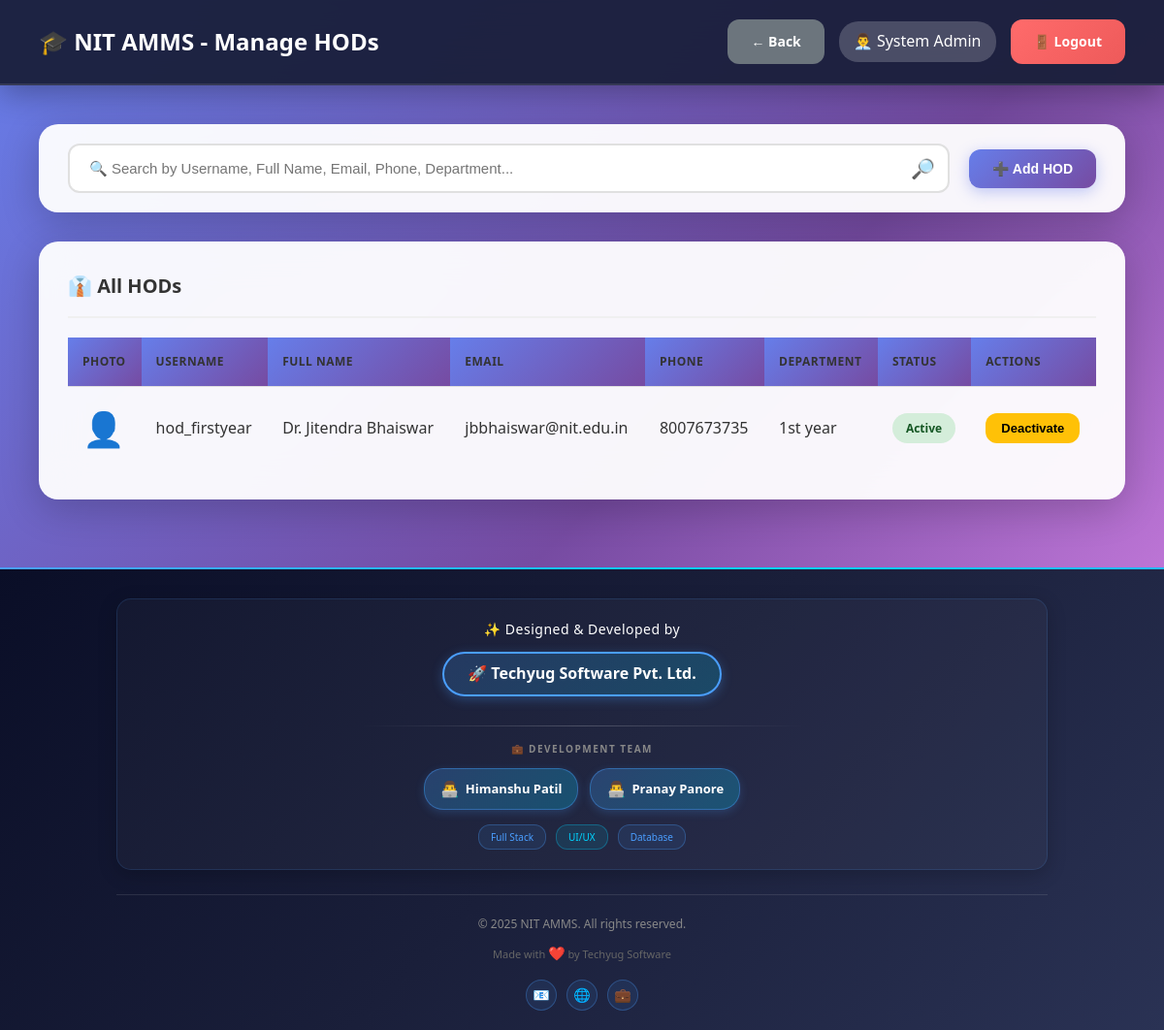
Page /admin/manage_hod.php (signed in) on the committed database.
### tables this page shows
CREATE TABLE `users` (
  `id` int(11) NOT NULL,
  `username` varchar(50) NOT NULL,
  `password` varchar(255) NOT NULL,
  `full_name` varchar(100) NOT NULL,
  `email` varchar(100) NOT NULL,
  `phone` varchar(15) DEFAULT NULL,
  `photo` varchar(255) DEFAULT NULL,
  `role` enum('admin','hod','teacher') NOT NULL,
  `department_id` int(11) DEFAULT NULL,
  `is_active` tinyint(1) DEFAULT 1,
  `created_at` timestamp NOT NULL DEFAULT current_timestamp()
);

CREATE TABLE `departments` (
  `id` int(11) NOT NULL,
  `dept_name` varchar(100) NOT NULL,
  `dept_code` varchar(20) NOT NULL,
  `hod_id` int(11) DEFAULT NULL,
  `created_at` timestamp NOT NULL DEFAULT current_timestamp()
);

### db.php (called while the page is built, shortened)
<?php
$conn = new mysqli(DB_HOST, DB_USER, DB_PASS, DB_NAME);
$conn->set_charset("utf8mb4");
$conn->query("SET time_zone = '+05:30'");
function isLoggedIn() {
    return isset($_SESSION['user_id']) && isset($_SESSION['role']);
}
function getCurrentUser() {
    global $conn;
    $user_id = $_SESSION['user_id'];
    $role = $_SESSION['role'];
    if ($role === 'student') {
        $query = "SELECT * FROM students WHERE id = ?";
    } elseif ($role === 'parent') {
        $query = "SELECT * FROM parents WHERE id = ?";
    } else {
        $query = "SELECT * FROM users WHERE id = ?";
    }
    $stmt = $conn->prepare($query);
    $stmt->bind_param("i", $user_id);
    $stmt->execute();
    $result = $stmt->get_result();
    return $result->fetch_assoc();
}
?>

### admin/manage_hod.php (the view, shortened to what this page needs)
<?php
require_once '../db.php';
$user = getCurrentUser();
$hods_query = "SELECT u.*, d.dept_name
               FROM users u
               LEFT JOIN departments d ON u.department_id = d.id
               WHERE u.role = 'hod'
               ORDER BY u.full_name";
$hods = $conn->query($hods_query);
?>
<!DOCTYPE html>
<html lang="en">
<head>
    <link rel="stylesheet" href="../assets/style.css">
</head>
<body>
    <nav class="navbar">
        <div>
            <h1>🎓 NIT AMMS - Manage HODs</h1>
        </div>
        <div class="user-info">
            <a href="index.php" class="btn btn-secondary">← Back</a>
            <span>👨‍💼 <?php echo htmlspecialchars($user['full_name']); ?></span>
            <a href="../logout.php" class="btn btn-danger">🚪 Logout</a>
        </div>
    </nav>
    <div class="main-content">
        <div class="search-bar-container">
            <div class="search-wrapper">
                <input type="text" id="searchInput" placeholder="🔍 Search by Username, Full Name, Email, Phone, Department...">
                <span class="search-icon">🔎</span>
            </div>
            <button class="btn btn-primary" onclick="openModal()">➕ Add HOD</button>
        </div>
        <div class="table-container">
            <h3 style="margin-bottom: 20px; font-size: 20px; color: #333;">👔 All HODs</h3>
            <table id="hodsTable">
                <thead>
                    <tr>
                        <th>Photo</th>
                        <th>Username</th>
                        <th>Full Name</th>
                        <th>Email</th>
                        <th>Phone</th>
                        <th>Department</th>
                        <th>Status</th>
                        <th>Actions</th>
                    </tr>
                </thead>
                <tbody>
                    <?php
                    $hods->data_seek(0);
                    while ($hod = $hods->fetch_assoc()):
                        $photo_exists = false;
                        $photo_src = '';
                    ?>
                    <tr>
                        <td>
                            <?php if ($photo_exists): ?>
                                <img src="<?php echo $photo_src; ?>"
                                     alt="Photo" class="profile-photo"
                                     onerror="this.style.display='none'; this.nextElementSibling.style.display='inline';">
                                <span style="font-size: 35px; display: none;">👤</span>
                            <?php else: ?>
                                <span style="font-size: 35px;">👤</span>
                            <?php endif; ?>
                        </td>
                        <td><?php echo htmlspecialchars($hod['username']); ?></td>
                        <td><?php echo htmlspecialchars($hod['full_name']); ?></td>
                        <td><?php echo htmlspecialchars($hod['email']); ?></td>
                        <td><?php echo htmlspecialchars($hod['phone']); ?></td>
                        <td><?php echo htmlspecialchars($hod['dept_name'] ?? 'Not Assigned'); ?></td>
                        <td>
                            <?php if ($hod['is_active']): ?>
                                <span class="badge badge-success">Active</span>
                            <?php else: ?>
                                <span class="badge badge-danger">Inactive</span>
                            <?php endif; ?>
                        </td>
                        <td>
                            <form method="POST" style="display:inline;">
                                <button type="submit" name="toggle_status" class="btn btn-warning btn-sm">
                                    <?php echo $hod['is_active'] ? 'Deactivate' : 'Activate'; ?>
                                </button>
                            </form>
                        </td>
                    </tr>
                    <?php endwhile; ?>
                </tbody>
            </table>
        </div>
    </div>
    <div style="background: linear-gradient(135deg, #0a0e27 0%, #1a1f3a 50%, #2a3254 100%); position: relative; overflow: hidden;">
        <div style="height: 2px; background: linear-gradient(90deg, #4a9eff, #00d4ff, #4a9eff, #00d4ff); background-size: 200% 100%;"></div>
        <div style="max-width: 1000px; margin: 0 auto; padding: 30px 20px 20px;">
            <div style="background: rgba(255, 255, 255, 0.03); padding: 20px 20px; border-radius: 15px; border: 1px solid rgba(74, 158, 255, 0.15); text-align: center; box-shadow: 0 5px 20px rgba(0, 0, 0, 0.2);">
                <p style="color: #ffffff; font-size: 14px; margin: 0 0 12px; font-weight: 500; letter-spacing: 0.5px; font-family: 'Segoe UI', Tahoma, Geneva, Verdana, sans-serif;">✨ Designed & Developed by</p>
                <a href="https://himanshufullstackdeveloper.github.io/techyugsoftware/" style="display: inline-block; color: #ffffff; font-size: 16px; font-weight: 700; text-decoration: none; padding: 8px 24px; border: 2px solid #4a9eff; border-radius: 30px; background: linear-gradient(135deg, rgba(74, 158, 255, 0.2), rgba(0, 212, 255, 0.2)); box-shadow: 0 3px 12px rgba(74, 158, 255, 0.3); margin-bottom: 15px; font-family: 'Segoe UI', Tahoma, Geneva, Verdana, sans-serif;">
                    🚀 Techyug Software Pvt. Ltd.
                </a>
                <div style="width: 50%; height: 1px; background: linear-gradient(90deg, transparent, rgba(255, 255, 255, 0.2), transparent); margin: 15px auto;"></div>
                <p style="color: #888; font-size: 10px; margin: 0 0 12px; text-transform: uppercase; letter-spacing: 1.5px; font-weight: 600; font-family: 'Segoe UI', Tahoma, Geneva, Verdana, sans-serif;">💼 Development Team</p>
                <div style="display: flex; justify-content: center; gap: 12px; flex-wrap: wrap; margin-top: 12px;">
                    <a href="https://himanshufullstackdeveloper.github.io/portfoilohimanshu/" style="color: #ffffff; font-size: 13px; text-decoration: none; padding: 8px 16px; background: linear-gradient(135deg, rgba(74, 158, 255, 0.25), rgba(0, 212, 255, 0.25)); border-radius: 20px; border: 1px solid rgba(74, 158, 255, 0.4); display: inline-flex; align-items: center; gap: 6px; box-shadow: 0 3px 10px rgba(74, 158, 255, 0.2); font-family: 'Segoe UI', Tahoma, Geneva, Verdana, sans-serif;">
                        <span style="font-size: 16px;">👨‍💻</span>
                        <span style="font-weight: 600;">Himanshu Patil</span>
                    </a>
                    <a href="https://devpranaypanore.github.io/Pranaypanore-live-.html/" style="color: #ffffff; font-size: 13px; text-decoration: none; padding: 8px 16px; background: linear-gradient(135deg, rgba(74, 158, 255, 0.25), rgba(0, 212, 255, 0.25)); border-radius: 20px; border: 1px solid rgba(74, 158, 255, 0.4); display: inline-flex; align-items: center; gap: 6px; box-shadow: 0 3px 10px rgba(74, 158, 255, 0.2); font-family: 'Segoe UI', Tahoma, Geneva, Verdana, sans-serif;">
                        <span style="font-size: 16px;">👨‍💻</span>
                        <span style="font-weight: 600;">Pranay Panore</span>
                    </a>
                </div>
                <div style="margin-top: 15px; display: flex; justify-content: center; gap: 10px; flex-wrap: wrap;">
                    <span style="color: #4a9eff; font-size: 10px; padding: 4px 12px; background: rgba(74, 158, 255, 0.1); border-radius: 12px; border: 1px solid rgba(74, 158, 255, 0.3); font-family: 'Segoe UI', Tahoma, Geneva, Verdana, sans-serif;">Full Stack</span>
                    <span style="color: #00d4ff; font-size: 10px; padding: 4px 12px; background: rgba(0, 212, 255, 0.1); border-radius: 12px; border: 1px solid rgba(0, 212, 255, 0.3); font-family: 'Segoe UI', Tahoma, Geneva, Verdana, sans-serif;">UI/UX</span>
                    <span style="color: #4a9eff; font-size: 10px; padding: 4px 12px; background: rgba(74, 158, 255, 0.1); border-radius: 12px; border: 1px solid rgba(74, 158, 255, 0.3); font-family: 'Segoe UI', Tahoma, Geneva, Verdana, sans-serif;">Database</span>
                </div>
            </div>
            <div style="margin-top: 25px; padding-top: 20px; border-top: 1px solid rgba(255, 255, 255, 0.1); text-align: center;">
                <p style="color: #888; font-size: 12px; margin: 0 0 10px; font-family: 'Segoe UI', Tahoma, Geneva, Verdana, sans-serif;">© 2025 NIT AMMS. All rights reserved.</p>
                <p style="color: #666; font-size: 11px; margin: 0; font-family: 'Segoe UI', Tahoma, Geneva, Verdana, sans-serif;">
                    Made with <span style="color: #ff4757; font-size: 14px;">❤️</span> by Techyug Software
                </p>
                <div style="margin-top: 15px; display: flex; justify-content: center; gap: 10px;">
                    <a href="#" style="width: 32px; height: 32px; display: inline-flex; align-items: center; justify-content: center; background: rgba(74, 158, 255, 0.1); border: 1px solid rgba(74, 158, 255, 0.3); border-radius: 50%; color: #4a9eff; text-decoration: none; font-size: 14px;">📧</a>
                    <a href="#" style="width: 32px; height: 32px; display: inline-flex; align-items: center; justify-content: center; background: rgba(74, 158, 255, 0.1); border: 1px solid rgba(74, 158, 255, 0.3); border-radius: 50%; color: #4a9eff; text-decoration: none; font-size: 14px;">🌐</a>
                    <a href="#" style="width: 32px; height: 32px; display: inline-flex; align-items: center; justify-content: center; background: rgba(74, 158, 255, 0.1); border: 1px solid rgba(74, 158, 255, 0.3); border-radius: 50%; color: #4a9eff; text-decoration: none; font-size: 14px;">💼</a>
                </div>
            </div>
        </div>
    </div>
</body>
</html>

### assets/style.css (style rules this page uses)
* { margin: 0; padding: 0; box-sizing: border-box; }
body { font-family: 'Segoe UI', Tahoma, Geneva, Verdana, sans-serif; background: linear-gradient(135deg, #667eea 0%, #764ba2 50%, #f093fb 100%); color: #333; line-height: 1.6; }
.btn { padding: 12px 24px; border: none; border-radius: 10px; font-size: 14px; font-weight: 600; cursor: pointer; transition: all 0.3s ease; text-decoration: none; display: inline-block; text-align: center; }
.btn-primary { background: linear-gradient(135deg, #667eea 0%, #764ba2 100%); color: white; }
.btn-danger { background: #dc3545; color: white; }
.btn-warning { background: #ffc107; color: #212529; }
.btn-secondary { background: #6c757d; color: white; }
.btn-sm { padding: 6px 12px; font-size: 12px; }
.navbar { background: linear-gradient(135deg, #667eea 0%, #764ba2 100%); color: white; padding: 20px 30px; display: flex; justify-content: space-between; align-items: center; box-shadow: 0 2px 10px rgba(0, 0, 0, 0.1); position: sticky; top: 0; z-index: 100; }
.navbar h1 { font-size: 24px; font-weight: 600; }
.navbar .user-info { display: flex; align-items: center; gap: 15px; }
.navbar .user-info span { background: rgba(255, 255, 255, 0.2); padding: 8px 15px; border-radius: 20px; }
.main-content { padding: 30px; max-width: 1400px; margin: 0 auto; }
.main-content h3 { margin-bottom: 20px; color: #333; font-size: 20px; }
.table-container { background: white; border-radius: 15px; padding: 25px; box-shadow: 0 2px 10px rgba(0, 0, 0, 0.08); overflow-x: auto; margin-bottom: 30px; }
.table-container h3 { margin-bottom: 20px; color: #333; font-size: 20px; padding-bottom: 15px; border-bottom: 2px solid #f0f0f0; }
table { width: 100%; border-collapse: collapse; }
table thead { background: #f8f9fa; }
table th, table td { padding: 15px; text-align: left; border-bottom: 1px solid #e0e0e0; }
table th { font-weight: 600; color: #333; text-transform: uppercase; font-size: 12px; letter-spacing: 0.5px; }
table tr:last-child td { border-bottom: none; }
.badge { padding: 6px 12px; border-radius: 20px; font-size: 12px; font-weight: 600; display: inline-block; }
.badge-success { background: #d4edda; color: #155724; }

### rows in the picture
users: full_name "System Admin"
users: username "hod_firstyear", full_name "Dr. Jitendra Bhaiswar", email "jbbhaiswar@nit.edu.in", phone "8007673735", department.dept_name "1st year", is_active "Active"
